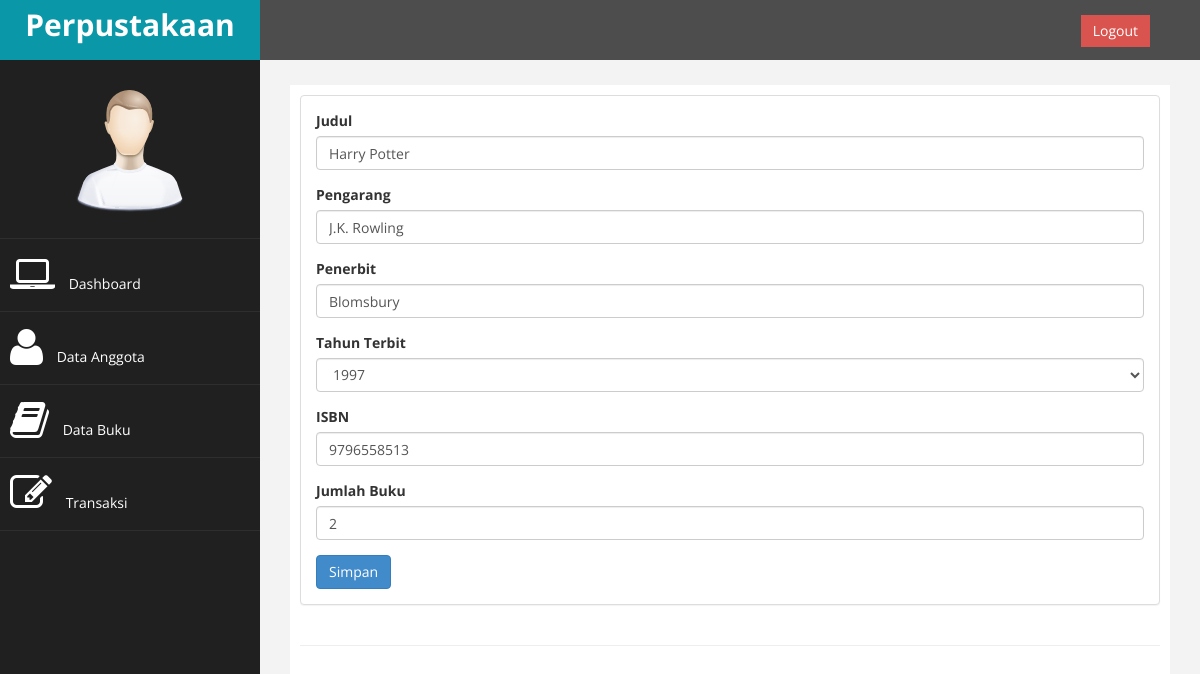
Screenshot of /index.php?page=buku&aksi=ubah&id=1 (signed in) with the database file from the repository.
### tables this page shows
CREATE TABLE `tb_buku` (
  `id` int(11) NOT NULL,
  `judul` varchar(200) NOT NULL,
  `pengarang` varchar(100) NOT NULL,
  `penerbit` varchar(150) NOT NULL,
  `tahun_terbit` varchar(4) NOT NULL,
  `isbn` varchar(25) NOT NULL,
  `jumlah_buku` int(3) NOT NULL
);

### page/buku/ubah.php (the view, shortened to what this page needs)
<?php
$id = $_GET['id'];
$sql = $koneksi->query("SELECT * FROM tb_buku WHERE id='$id'");
$tampil = $sql->fetch_assoc();
?>
<div class="panel panel-default">
<div class="panel-body">
    <form method="POST" action="">
        <div class="row">
            <div class="col-md-12">
                <div class="form-group">
                    <label>Judul</label>
                    <input class="form-control" name="judul" value="<?php echo $tampil['judul'];?>" />
                </div>
                <div class="form-group">
                    <label>Pengarang</label>
                    <input class="form-control" name="pengarang" value="<?php echo $tampil['pengarang'];?>" />
                </div>
                <div class="form-group">
                    <label>Penerbit</label>
                    <input class="form-control" name="penerbit" value="<?php echo $tampil['penerbit'];?>" />
                </div>
                <div class="form-group">
                    <label>Tahun Terbit</label>
                    <select class="form-control" name="tahun">
                        <?php
                            $currentYear = date("Y");
                            for ($i = $currentYear - 30; $i <= $currentYear; $i++) {
                                if ($tampil['tahun_terbit'] == $i) {
                                    echo "<option value='$i' selected>$i</option>";
                                } else {
                                    echo "<option value='$i'>$i</option>";
                                }
                            }
                        ?>
                    </select>
                </div>
                <div class="form-group">
                    <label>ISBN</label>
                    <input class="form-control" name="isbn" value="<?php echo $tampil['isbn'];?>" />
                </div>
                <div class="form-group">
                    <label>Jumlah Buku</label>
                    <input class="form-control" name="jumlah" value="<?php echo $tampil['jumlah_buku'];?>" />
                </div>
                <div>
                    <input type="submit" name="simpan" value="Simpan" class="btn btn-primary">
                </div>
            </div>
        </div>
    </form>
</div>
</div>

### assets/css/custom.css (style rules this page uses)
body { font-family: 'Open Sans', sans-serif; }

### rows the page displays
tb_buku: judul "Harry Potter", pengarang "J.K. Rowling", penerbit "Blomsbury", tahun "1997", isbn "9796558513", jumlah "2"
